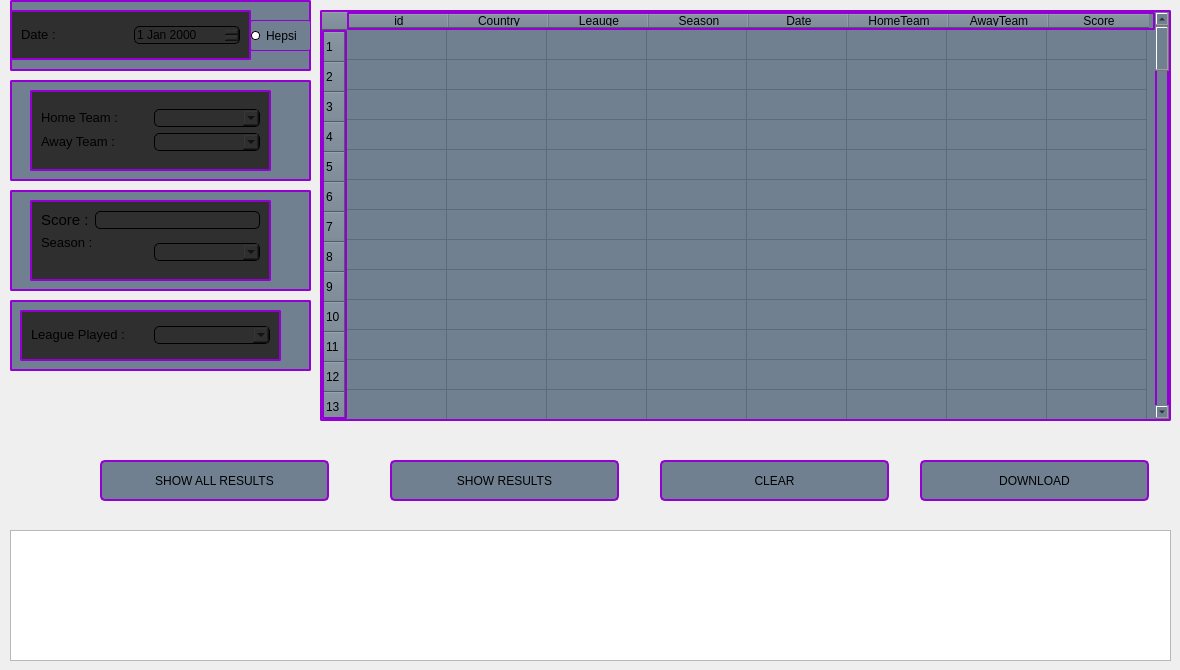
  <widget class="QWidget" name="centralwidget">
   <widget class="QTableWidget" name="tableWidget">
    <property name="geometry">
     <rect>
      <x>320</x>
      <y>10</y>
      <width>851</width>
      <height>411</height>
     </rect>
    </property>
    <property name="styleSheet">
     <string notr="true">background-color:#708090;
border-style: solid;
border-width: 2px;
border-color:#9400d3 ;
border-radius: 2px;</string>
    </property>
    <property name="rowCount">
     <number>100</number>
    </property>
    <property name="columnCount">
     <number>8</number>
    </property>
    <row/>
    <row/>
    <row/>
    <row/>
    <row/>
    <row/>
    <row/>
    <row/>
    <row/>
    <row/>
    <row/>
    <row/>
    <row/>
    <row/>
    <row/>
    <row/>
    <row/>
    <row/>
    <row/>
    <row/>
    <row/>
    <row/>
    <row/>
    <row/>
    <row/>
    <row/>
    <row/>
    <row/>
    <row/>
    <row/>
    <row/>
    <row/>
    <row/>
    <row/>
    <row/>
    <row/>
    <row/>
    <row/>
    <row/>
    <row/>
    <row/>
    <row/>
    <row/>
    <row/>
    <row/>
    <row/>
    <row/>
    <row/>
    <row/>
    <row/>
    <row/>
    <row/>
    <row/>
    <row/>
    <row/>
    <row/>
    <row/>
    <row/>
    <row/>
    <row/>
    <row/>
    <row/>
    <row/>
    <row/>
    <row/>
    <row/>
    <row/>
    <row/>
    <row/>
    <row/>
    <row/>
    <row/>
    <row/>
    <row/>
    <row/>
    <row/>
    <row/>
    <row/>
    <row/>
    <row/>
    <row/>
    <row/>
    <row/>
    <row/>
    <row/>
    <row/>
    <row/>
    <row/>
    <row/>
    <row/>
    <row/>
    <row/>
    <row/>
    <row/>
    <row/>
    <row/>
    <row/>
    <row/>
    <row/>
    <row/>
    <column>
     <property name="text">
      <string>id</string>
     </property>
    </column>
    <column>
     <property name="text">
      <string>Country</string>
     </property>
    </column>
    <column>
     <property name="text">
      <string>Leauge</string>
     </property>
    </column>
    <column>
     <property name="text">
      <string>Season</string>
     </property>
    </column>
    <column>
     <property name="text">
      <string>Date</string>
     </property>
    </column>
    <column>
     <property name="text">
      <string>HomeTeam</string>
     </property>
    </column>
    <column>
     <property name="text">
      <string>AwayTeam</string>
     </property>
    </column>
    <column>
     <property name="text">
      <string>Score</string>
     </property>
    </column>
   </widget>
   <widget class="QFrame" name="frame">
    <property name="geometry">
     <rect>
      <x>10</x>
      <y>0</y>
      <width>301</width>
      <height>71</height>
     </rect>
    </property>
    <property name="styleSheet">
     <string notr="true">background-color:#708090;
border-style: solid;
border-width: 2px;
border-color:#9400d3 ;
border-radius: 2px;</string>
    </property>
    <property name="frameShape">
     <enum>QFrame::StyledPanel</enum>
    </property>
    <property name="frameShadow">
     <enum>QFrame::Raised</enum>
    </property>
    <widget class="QFrame" name="frame_6">
     <property name="geometry">
      <rect>
       <x>0</x>
       <y>10</y>
       <width>241</width>
       <height>50</height>
      </rect>
     </property>
     <property name="styleSheet">
      <string notr="true">background-color: #302F2F;</string>
     </property>
     <property name="frameShape">
      <enum>QFrame::StyledPanel</enum>
     </property>
     <property name="frameShadow">
      <enum>QFrame::Raised</enum>
     </property>
     <layout class="QGridLayout" name="gridLayout_2">
      <item row="0" column="0">
       <layout class="QHBoxLayout" name="horizontalLayout_3">
        <item>
         <widget class="QLabel" name="label">
          <property name="styleSheet">
           <string notr="true">border: none;</string>
          </property>
          <property name="text">
           <string>&lt;html&gt;&lt;head/&gt;&lt;body&gt;&lt;p&gt;&lt;span style=&quot; font-size:10pt;&quot;&gt;Date :&lt;/span&gt;&lt;/p&gt;&lt;/body&gt;&lt;/html&gt;</string>
          </property>
         </widget>
        </item>
        <item>
         <widget class="QDateEdit" name="dtDate">
          <property name="cursor">
           <cursorShape>PointingHandCursor</cursorShape>
          </property>
          <property name="styleSheet">
           <string notr="true">QDateEdit{
	border-color: black;
	border-radius: 5%;
	border-width: 1px;
}
QDataEdit:hover{
	background-color: #ffb8ff;
}</string>
          </property>
         </widget>
        </item>
       </layout>
      </item>
     </layout>
    </widget>
    <widget class="QRadioButton" name="All_Years_Button">
     <property name="geometry">
      <rect>
       <x>240</x>
       <y>20</y>
       <width>61</width>
       <height>31</height>
      </rect>
     </property>
     <property name="styleSheet">
      <string notr="true">QRadioButton {
	border-color: black;
	border-style: solid;
	border-width: 2px;
	border-width: 1px;
	font-size: 12px;
	color: black;
	background-color:#708090;
	border-color:#9400d3 ;
	border-style: solid;
}


QRadioButton::indicator {
    width: 7px;
    height: 7px;
    border-radius: 4px;
    border: 1px solid black;  
    background-color: white;
}

QRadioButton::indicator:checked {
    background-color: red; 
}
</string>
     </property>
     <property name="text">
      <string>Hepsi</string>
     </property>
    </widget>
   </widget>
   <widget class="QFrame" name="frame_2">
    <property name="geometry">
     <rect>
      <x>10</x>
      <y>80</y>
      <width>301</width>
      <height>101</height>
     </rect>
    </property>
    <property name="styleSheet">
     <string notr="true">background-color:#708090;
border-style: solid;
border-width: 2px;
border-color:#9400d3 ;
border-radius: 2px;</string>
    </property>
    <property name="frameShape">
     <enum>QFrame::StyledPanel</enum>
    </property>
    <property name="frameShadow">
     <enum>QFrame::Raised</enum>
    </property>
    <widget class="QFrame" name="frame_5">
     <property name="geometry">
      <rect>
       <x>20</x>
       <y>10</y>
       <width>241</width>
       <height>81</height>
      </rect>
     </property>
     <property name="styleSheet">
      <string notr="true">background-color: #302F2F;</string>
     </property>
     <property name="frameShape">
      <enum>QFrame::StyledPanel</enum>
     </property>
     <property name="frameShadow">
      <enum>QFrame::Raised</enum>
     </property>
     <layout class="QGridLayout" name="gridLayout">
      <item row="0" column="0">
       <layout class="QVBoxLayout" name="verticalLayout">
        <item>
         <layout class="QHBoxLayout" name="horizontalLayout">
          <item>
           <widget class="QLabel" name="label_2">
            <property name="styleSheet">
             <string notr="true">border: none;</string>
            </property>
            <property name="text">
             <string>&lt;html&gt;&lt;head/&gt;&lt;body&gt;&lt;p&gt;&lt;span style=&quot; font-size:10pt;&quot;&gt;Home Team :&lt;/span&gt;&lt;/p&gt;&lt;/body&gt;&lt;/html&gt;</string>
            </property>
           </widget>
          </item>
          <item>
           <widget class="QComboBox" name="cmbHome">
            <property name="cursor">
             <cursorShape>PointingHandCursor</cursorShape>
            </property>
            <property name="styleSheet">
             <string notr="true">QComboBox{
	border-color: black;
	border-radius: 5%;
	border-width: 1px;
}
QComboBox:hover{
	background-color: #ffb8ff;
	color: black;
}</string>
            </property>
           </widget>
          </item>
         </layout>
        </item>
        <item>
         <layout class="QHBoxLayout" name="horizontalLayout_2">
          <item>
           <widget class="QLabel" name="label_3">
            <property name="styleSheet">
             <string notr="true">border: none;</string>
            </property>
            <property name="text">
             <string>&lt;html&gt;&lt;head/&gt;&lt;body&gt;&lt;p&gt;&lt;span style=&quot; font-size:10pt;&quot;&gt;Away Team :&lt;/span&gt;&lt;/p&gt;&lt;/body&gt;&lt;/html&gt;</string>
            </property>
           </widget>
          </item>
          <item>
           <widget class="QComboBox" name="cmbAway">
            <property name="cursor">
             <cursorShape>PointingHandCursor</cursorShape>
            </property>
            <property name="styleSheet">
             <string notr="true">QComboBox{
	border-color: black;
	border-radius: 5%;
	border-width: 1px;
}
QComboBox:hover{
	background-color: #ffb8ff;
	color: black;
}</string>
            </property>
           </widget>
          </item>
         </layout>
        </item>
       </layout>
      </item>
     </layout>
    </widget>
   </widget>
   <widget class="QFrame" name="frame_4">
    <property name="geometry">
     <rect>
      <x>10</x>
      <y>300</y>
      <width>301</width>
      <height>71</height>
     </rect>
    </property>
    <property name="styleSheet">
     <string notr="true">background-color:#708090;
border-style: solid;
border-width: 2px;
border-color:#9400d3 ;
border-radius: 2px;</string>
    </property>
    <property name="frameShape">
     <enum>QFrame::StyledPanel</enum>
    </property>
    <property name="frameShadow">
     <enum>QFrame::Raised</enum>
    </property>
    <widget class="QFrame" name="frame_8">
     <property name="geometry">
      <rect>
       <x>10</x>
       <y>10</y>
       <width>261</width>
       <height>51</height>
      </rect>
     </property>
     <property name="styleSheet">
      <string notr="true">background-color: #302F2F;</string>
     </property>
     <property name="frameShape">
      <enum>QFrame::StyledPanel</enum>
     </property>
     <property name="frameShadow">
      <enum>QFrame::Raised</enum>
     </property>
     <layout class="QGridLayout" name="gridLayout_3">
      <item row="0" column="0">
       <layout class="QHBoxLayout" name="horizontalLayout_6">
        <item>
         <widget class="QLabel" name="label_5">
          <property name="styleSheet">
           <string notr="true">border: none;</string>
          </property>
          <property name="text">
           <string>&lt;html&gt;&lt;head/&gt;&lt;body&gt;&lt;p&gt;&lt;span style=&quot; font-size:10pt;&quot;&gt;League Played :&lt;/span&gt;&lt;/p&gt;&lt;/body&gt;&lt;/html&gt;</string>
          </property>
         </widget>
        </item>
        <item>
         <widget class="QComboBox" name="cmbLeaugePlayed">
          <property name="cursor">
           <cursorShape>PointingHandCursor</cursorShape>
          </property>
          <property name="styleSheet">
           <string notr="true">QComboBox{
	border-color: black;
	border-radius: 5%;
	border-width: 1px;
}
QComboBox:hover{
	background-color: #ffb8ff;
	color: black;
}</string>
          </property>
         </widget>
        </item>
       </layout>
      </item>
     </layout>
    </widget>
   </widget>
   <widget class="QPushButton" name="btnShowR">
    <property name="geometry">
     <rect>
      <x>390</x>
      <y>460</y>
      <width>229</width>
      <height>41</height>
     </rect>
    </property>
    <property name="cursor">
     <cursorShape>PointingHandCursor</cursorShape>
    </property>
    <property name="styleSheet">
     <string notr="true">QPushButton {
background-color:#708090;
border-style: solid;
border-width: 2px;
border-color:#9400d3 ;
border-radius: 5%;
color: black;
}
QPushButton:hover {
    background-color: #ffb8ff;
    
}

QPushButton:pressed {
    background-color: #b739ff;
}

</string>
    </property>
    <property name="text">
     <string>SHOW RESULTS</string>
    </property>
   </widget>
   <widget class="QPushButton" name="btnShowAll">
    <property name="geometry">
     <rect>
      <x>100</x>
      <y>460</y>
      <width>229</width>
      <height>41</height>
     </rect>
    </property>
    <property name="cursor">
     <cursorShape>PointingHandCursor</cursorShape>
    </property>
    <property name="styleSheet">
     <string notr="true">QPushButton {
background-color:#708090;
border-style: solid;
border-width: 2px;
border-color:#9400d3 ;
border-radius: 5%;
color: black;
}
QPushButton:hover {
    background-color: #ffb8ff;
    
}

QPushButton:pressed {
    background-color: #b739ff;
}

</string>
    </property>
    <property name="text">
     <string>SHOW ALL RESULTS</string>
    </property>
   </widget>
   <widget class="QPushButton" name="btnDownload">
    <property name="geometry">
     <rect>
      <x>920</x>
      <y>460</y>
      <width>229</width>
      <height>41</height>
     </rect>
    </property>
    <property name="cursor">
     <cursorShape>PointingHandCursor</cursorShape>
    </property>
    <property name="styleSheet">
     <string notr="true">QPushButton {
background-color:#708090;
border-style: solid;
border-width: 2px;
border-color:#9400d3 ;
border-radius: 5%;
color: black;
}
QPushButton:hover {
    background-color: #ffb8ff;
    
}

QPushButton:pressed {
    background-color: #b739ff;
}

</string>
    </property>
    <property name="text">
     <string>DOWNLOAD</string>
    </property>
   </widget>
   <widget class="QPushButton" name="btnClear">
    <property name="geometry">
     <rect>
      <x>660</x>
      <y>460</y>
      <width>229</width>
      <height>41</height>
     </rect>
    </property>
    <property name="cursor">
     <cursorShape>PointingHandCursor</cursorShape>
    </property>
    <property name="styleSheet">
     <string notr="true">QPushButton {
background-color:#708090;
border-style: solid;
border-width: 2px;
border-color:#9400d3 ;
border-radius: 5%;
color: black;
}
QPushButton:hover {
    background-color: #ffb8ff;
    
}

QPushButton:pressed {
    background-color: #b739ff;
}

</string>
    </property>
    <property name="text">
     <string>CLEAR</string>
    </property>
   </widget>
   <widget class="QFrame" name="frame_3">
    <property name="geometry">
     <rect>
      <x>10</x>
      <y>190</y>
      <width>301</width>
      <height>101</height>
     </rect>
    </property>
    <property name="styleSheet">
     <string notr="true">background-color:#708090;
border-style: solid;
border-width: 2px;
border-color:#9400d3 ;
border-radius: 2px;</string>
    </property>
    <property name="frameShape">
     <enum>QFrame::StyledPanel</enum>
    </property>
    <property name="frameShadow">
     <enum>QFrame::Raised</enum>
    </property>
    <widget class="QFrame" name="frame_7">
     <property name="geometry">
      <rect>
       <x>20</x>
       <y>10</y>
       <width>241</width>
       <height>81</height>
      </rect>
     </property>
     <property name="styleSheet">
      <string notr="true">background-color: #302F2F;</string>
     </property>
     <property name="frameShape">
      <enum>QFrame::StyledPanel</enum>
     </property>
     <property name="frameShadow">
      <enum>QFrame::Raised</enum>
     </property>
     <layout class="QGridLayout" name="gridLayout_4">
      <item row="0" column="0">
       <layout class="QVBoxLayout" name="verticalLayout_2">
        <item>
         <layout class="QHBoxLayout" name="horizontalLayout_4">
          <item>
           <widget class="QLabel" name="label_4">
            <property name="styleSheet">
             <string notr="true">border: none;</string>
            </property>
            <property name="text">
             <string>&lt;html&gt;&lt;head/&gt;&lt;body&gt;&lt;p&gt;&lt;span style=&quot; font-size:11pt;&quot;&gt;Score :&lt;/span&gt;&lt;/p&gt;&lt;/body&gt;&lt;/html&gt;</string>
            </property>
           </widget>
          </item>
          <item>
           <widget class="QLineEdit" name="lneScore">
            <property name="minimumSize">
             <size>
              <width>50</width>
              <height>0</height>
             </size>
            </property>
            <property name="cursor">
             <cursorShape>IBeamCursor</cursorShape>
            </property>
            <property name="styleSheet">
             <string notr="true">QLineEdit{
	border-style: solid;
	border-color: black;
	border-radius: 5%;
	border-width: 1px;
}
QLİneEdit:hover{
	background-color: #ffb8ff;
	color: black;
}</string>
            </property>
            <property name="inputMask">
             <string/>
            </property>
            <property name="text">
             <string/>
            </property>
            <property name="maxLength">
             <number>32767</number>
            </property>
            <property name="frame">
             <bool>true</bool>
            </property>
            <property name="cursorPosition">
             <number>0</number>
            </property>
           </widget>
          </item>
         </layout>
        </item>
        <item>
         <layout class="QHBoxLayout" name="horizontalLayout_5">
          <item>
           <widget class="QLabel" name="label_6">
            <property name="styleSheet">
             <string notr="true">border: none;</string>
            </property>
            <property name="text">
             <string>&lt;html&gt;&lt;head/&gt;&lt;body&gt;&lt;p&gt;&lt;span style=&quot; font-size:10pt;&quot;&gt;Season :&lt;/span&gt;&lt;/p&gt;&lt;p&gt;&lt;br/&gt;&lt;/p&gt;&lt;/body&gt;&lt;/html&gt;</string>
            </property>
           </widget>
          </item>
          <item>
           <widget class="QComboBox" name="cmbSeason">
            <property name="cursor">
             <cursorShape>PointingHandCursor</cursorShape>
            </property>
            <property name="styleSheet">
             <string notr="true">QComboBox{
	border-color: black;
	border-radius: 5%;
	border-width: 1px;
}
QComboBox:hover{
	background-color: #ffb8ff;
	color: black;
}</string>
            </property>
           </widget>
          </item>
         </layout>
        </item>
       </layout>
      </item>
     </layout>
    </widget>
   </widget>
   <widget class="QPlainTextEdit" name="QPlainText_Terminal">
    <property name="geometry">
     <rect>
      <x>10</x>
      <y>530</y>
      <width>1161</width>
      <height>131</height>
     </rect>
    </property>
   </widget>
  </widget>
